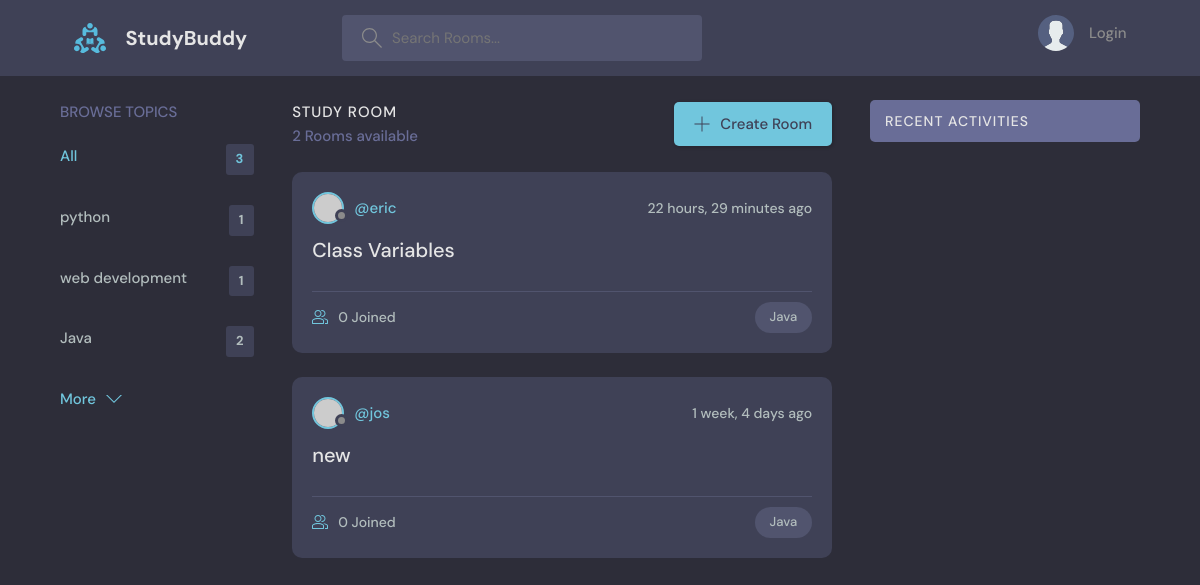
Page /?q=Java on the earlier database version.
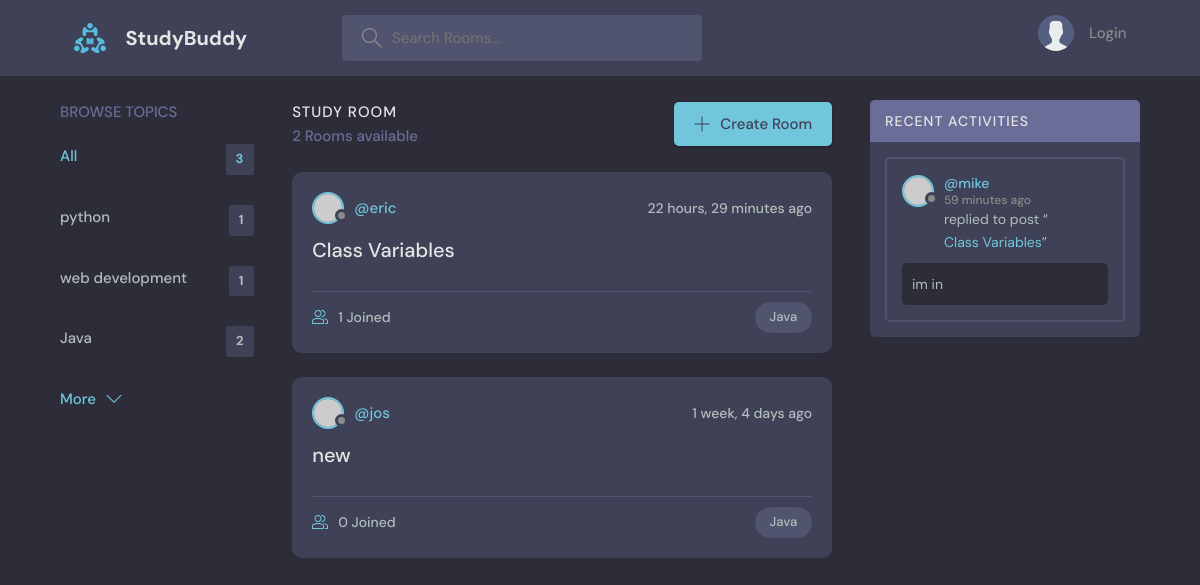
Same page on the later database version.
### base/models.py (models this page shows, shortened)
class Topic(models.Model):
    name= models.CharField(max_length=200)

class Room(models.Model):
    host = models.ForeignKey(User, on_delete=models.SET_NULL, null=True)
    topic = models.ForeignKey(Topic, on_delete=models.SET_NULL, null=True)
    name = models.CharField(max_length=200)
    description = models.TextField(null=True, blank=True)
    participants = models.ManyToManyField(
        User, related_name='participants', blank=True)
    updated = models.DateTimeField(auto_now=True)
    created = models.DateTimeField(auto_now_add=True)
    class Meta:
        ordering = ['-updated', '-created']
    def __str__(self):
        return self.name

class Message(models.Model):
    user = models.ForeignKey(User, on_delete=models.CASCADE)
    room = models.ForeignKey(Room, on_delete=models.CASCADE)
    body = models.TextField()
    updated = models.DateTimeField(auto_now=True)
    created = models.DateTimeField(auto_now_add=True)
    class Meta:
        ordering = ['-updated', '-created']

### base/views.py (the view)
# urls.py: path('', views.home, name="home"),
def home(request):
    q = request.GET.get('q') if request.GET.get('q') != None else ''
    rooms = Room.objects.filter(
        Q(topic__name__icontains=q) |
        Q(name__icontains=q) |
        Q(description__icontains=q)
        )
    topics = Topic.objects.all()
    room_count = rooms.count()
    room_messages = Message.objects.filter(Q(room__topic__name__icontains=q))
    context = {'rooms':rooms, 'topics':topics, 'room_count':room_count, 'room_messages':room_messages}
    return render(request, 'base/home.html', context)

### base/templates/base/home.html (shortened to what this page needs)
{% extends 'main.html'%}
{% block content %}
<main class="layout layout--3">
  <div class="container">
    {% include 'base/topics_component.html' %}
    <div class="roomList">
      <div class="roomList__header">
        <div>
          <h2>Study Room</h2>
          <p>{{room_count}} Rooms available</p>
        </div>
        <a class="btn btn--main" href="create-room.html">
          <svg version="1.1" xmlns="http://www.w3.org/2000/svg" width="32" height="32" viewBox="0 0 32 32">
            <title>add</title>
            <path
              d="M16.943 0.943h-1.885v14.115h-14.115v1.885h14.115v14.115h1.885v-14.115h14.115v-1.885h-14.115v-14.115z">
            </path>
          </svg>
          Create Room
        </a>
      </div>
      {% include 'base/feed_component.html' %}
    </div>
    {% include 'base/activity_component.html' %}
  </div>
</main>
{% endblock %}

### base/templates/base/topics_component.html
<div class="topics">
    <div class="topics__header">
        <h2>Browse Topics</h2>
    </div>
    <ul class="topics__list">
        <li>
            <a href="{% url 'home' %}" class="active">All <span>{{topics.count}}</span></a>
        </li>
        {% for topic in topics %}
        <li>
            <a href="{% url 'home' %}?q={{topic.name}}">{{topic.name}}<span>{{topic.room_set.all.count}}</span></a>
        </li>
        {% endfor %}
    </ul>
    <a class="btn btn--link" href="topics.html">
        More
        <svg version="1.1" xmlns="http://www.w3.org/2000/svg" width="32" height="32" viewBox="0 0 32 32">
            <title>chevron-down</title>
            <path d="M16 21l-13-13h-3l16 16 16-16h-3l-13 13z"></path>
        </svg>
    </a>
</div>

### base/templates/base/feed_component.html (shortened to what this page needs)
{% for room in rooms %}
<div class="roomListRoom">
    <div class="roomListRoom__header">
        <a href="{% url 'user-profile' room.host.id %}" class="roomListRoom__author">
            <div class="avatar avatar--small">
                <img src="https://randomuser.me/api/portraits/women/11.jpg" />
            </div>
            <span>@{{room.host.username}}</span>
        </a>
        <div class="roomListRoom__actions">
            <span>{{room.created|timesince}} ago</span>
        </div>
    </div>
    <div class="roomListRoom__content">
        <a href="{% url 'room' room.id %}">{{room.name}}</a>
    </div>
    <div class="roomListRoom__meta">
        <a href="room.html" class="roomListRoom__joined">
            {{room.participants.all.count}} Joined
        </a>
        <p class="roomListRoom__topic">{{room.topic.name}}</p>
    </div>
</div>
{% endfor%}

### base/templates/base/activity_component.html (shortened to what this page needs)
<div class="activities">
    <div class="activities__header">
        <h2>Recent Activities</h2>
    </div>
    {% for message in room_messages %}
    <div class="activities__box">
        <div class="activities__boxHeader roomListRoom__header">
            <a href="{% url 'user-profile' message.user.id %}" class="roomListRoom__author">
                <div class="avatar avatar--small">
                    <img src="https://randomuser.me/api/portraits/women/11.jpg" />
                </div>
                <p>
                    @{{message.user}}
                    <span>{{message.created|timesince}} ago</span>
                </p>
            </a>
        </div>
        <div class="activities__boxContent">
            <p>replied to post “<a href="{% url 'room' message.room.id %}">{{message.room}}</a>”</p>
            <div class="activities__boxRoomContent">
                {{message.body}}
            </div>
        </div>
    </div>
    {% endfor %}
</div>

Differences in the rows shown:
computed for Room "Class Variables": participants.all.count "0" → "1"
added Message: user "mike", created "59 minutes", room "Class Variables", body "im in"
